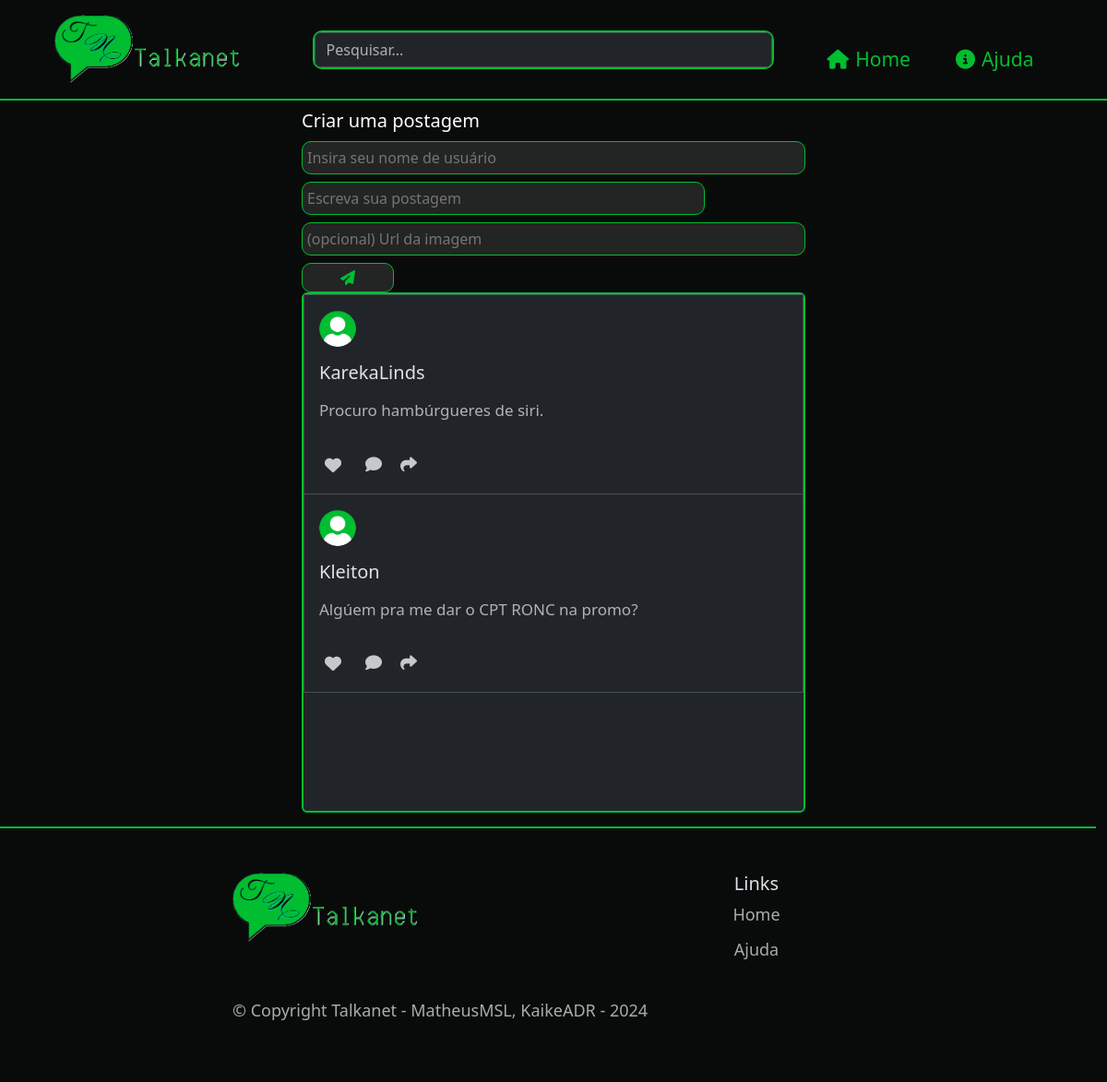
/, run on an earlier commit of the app's database.
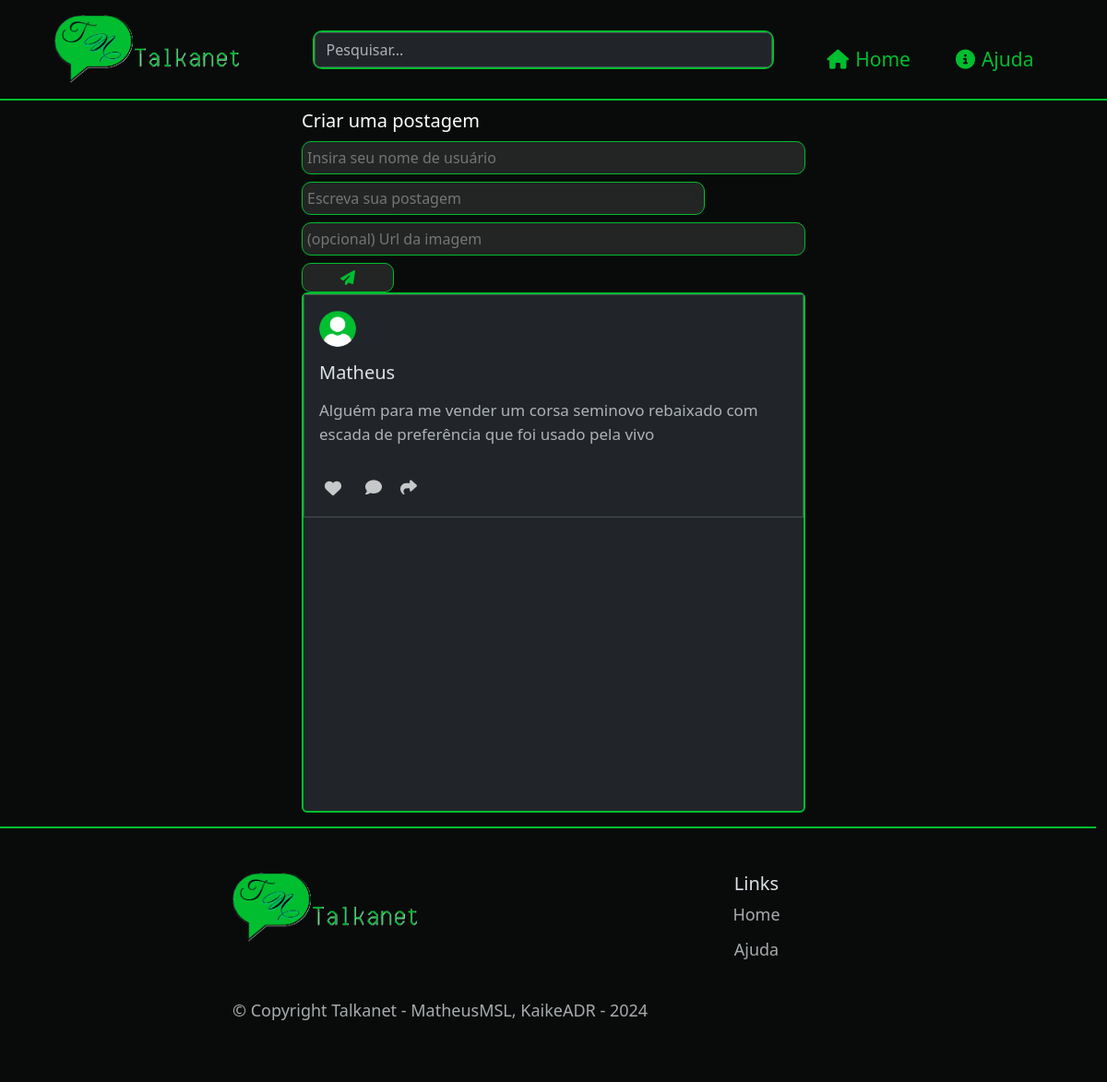
And on a later commit of the database.
### tables this page shows
CREATE TABLE `post` (
  `id` int(10) UNSIGNED NOT NULL,
  `username` varchar(50) DEFAULT NULL,
  `content` varchar(500) DEFAULT NULL
);

### config/process.php (called while the page is built, shortened)
<?php
    include_once("connection.php");
    include_once("url.php");
    $data = $_POST;
    if (!empty($data)) {
        if ($data["type"] === "create") {
            $uname = $data["username"];
            $content = $data["content"];
            $img_url = isset($data['img_url']) ? $data['img_url'] : '';
            $query = "INSERT INTO post (username, content, img_url) VALUES (:username, :content, :img_url)";
            $stmt = $conn->prepare($query);
            $stmt->bindParam(":username", $uname);
            $stmt->bindParam(":content", $content);
            $stmt->bindParam(":img_url", $img_url);
            try {
                $stmt->execute();
                $_SESSION["msg"] = "Postagem adicionada!";
            } catch(PDOException $e) {
                $error = $e->getMessage();
                echo "Erro: $error";
            }
            header("location:" . $BASE_URL . "../index.php");
        } elseif ($data["type"] === "comment") {
            $post_id = $data["post_id"];
            $uname = $data["username"];
            $comment = $data["comment"];
            $cmmnt_img_url = isset($data['cmmnt_img_url']) ? $data['cmmnt_img_url'] : '';
            $query = "INSERT INTO comments (post_id, username, comment, cmmnt_img_url) VALUES (:post_id, :username, :comment, :cmmnt_img_url)";
            $stmt = $conn->prepare($query);
            $stmt->bindParam(":post_id", $post_id);
            $stmt->bindParam(":username", $uname);
            $stmt->bindParam(":comment", $comment);
            $stmt->bindParam(":cmmnt_img_url", $cmmnt_img_url);
            try {
                $stmt->execute();
                $_SESSION["msg"] = "Comentário adicionado!";
            } catch(PDOException $e) {
                $error = $e->getMessage();
                echo "Erro: $error";
            }
            header("location:" . $BASE_URL . "../full-post.php?id=" . $post_id);
        }
    } else {
        if (!empty($id)) {
            $query = "SELECT * FROM post WHERE id = :id";
            $stmt = $conn->prepare($query);
            $stmt->bindParam(":id", $id);
            $stmt->execute();
            $post = $stmt->fetch();
        } else {
            $query = "SELECT * FROM post";
            $stmt = $conn->prepare($query);
            $stmt->execute();
            $posts = $stmt->fetchAll();
        }
    }
?>

### config/url.php (called while the page is built)
<?php
    $BASE_URL = "http://" . $_SERVER['SERVER_NAME'] . dirname($_SERVER["REQUEST_URI"]. '?') . '/';
?>

### index.php (the view, shortened to what this page needs)
<?php
    include_once("templates/header.php");
?>
    <main>
        <?php if(count($posts) > 0): ?>
            <div class="send-post-container">
                <h5 id="sendPostTitle">Criar uma postagem</h5>
                <form id="send-post" action="<?php $BASE_URL ?>config/process.php" method="post">
                    <input type="text" class="send-box" id="uname" name="username" placeholder="Insira seu nome de usuário" required autocomplete="username">
                    <input type="text" class="send-box" id="ctnt" name="content" placeholder="Escreva sua postagem" required autocomplete="off">
                    <input type="url" class="send-box" id="img" name="img_url" placeholder="(opcional) Url da imagem">
                    <button type="submit" id="send-submit"><i class="fa-solid fa-paper-plane"></i></button>
                </form>
            </div>
            <div class="d-flex flex-column flex-md-row gap-4 align-items-center justify-content-center">
                <div class="list-group">
                    <div id="posts-container">
                        <?php foreach ($posts as $post): ?>
                            <div class="list-group-item d-flex flex-md-column gap-3 py-3" id="single-post">
                                <img src="<?= $BASE_URL ?>img/profile.png" alt="Perfil" class="rounded-circle flex-shrink-0" id="profile-icon">
                                <h6 class="mb-0" id="post-uname"><?= $post["username"] ?></h6>
                                <p class="mb-0 opacity-75" id="post-content"><?= $post["content"] ?></p>
                                <div class="actions">
                                    <button onclick="heartClicked()" class="action-button" id="heart"><i class="fa-solid fa-heart"></i></button>
                                    <a href="<?= $BASE_URL ?>full-post.php?id=<?= $post["id"] ?>" class="action-button" id="comments">
                                        <i class="fa-solid fa-comment"></i>
                                    </a>
                                    <span class="action-button"><i class="fa-solid fa-share" id="share"></i></span>
                                </div>
                            </div>
                        <?php endforeach; ?>
                    </div>
                </div>
            </div>
        <?php endif; ?>
    </main>
<?php
    include_once("templates/footer.php");
?>

### templates/header.php (shortened to what this page needs)
<?php
	include_once("config/url.php");
	include_once("config/process.php");
?>
<!DOCTYPE html>
<html lang="pt-BR" data-bs-theme="dark">
	<head>
        <link rel="stylesheet" href="css/reset.css">
		<link rel="stylesheet" href="css/style.css">
        <link href="https://cdn.jsdelivr.net/npm/bootstrap@5.3.3/dist/css/bootstrap.min.css" rel="stylesheet">
        <link rel="stylesheet" href="https://cdnjs.cloudflare.com/ajax/libs/font-awesome/6.7.1/css/all.min.css" />
	</head>
	<body>
		<section class="page-control">
			<section class="header-wrapper">
				<header class="d-flex flex-wrap justify-content-center py-3" id="header">
					<div class="logo">
						<a href="./" class="d-flex align-items-center mb-3 mb-md-0 me-md-auto link-body-emphasis text-decoration-none">
							<img src="img/Talka.png" width="200px"></img>
						</a>
					</div>
					<div class="search-container">
						<form class="w-100 me-4" role="search">
							<input type="search" class="form-control"  id="search-input" name="search" placeholder="Pesquisar..." aria-label="Search">
						</form>
					</div>
					<ul class="nav nav-pills" id="navbar">
						<li class="nav-item"><a href="./" class="nav-link"><span class="text"><i class="fa-solid fa-house"></i>Home</span></a></li>
						<li class="nav-item"><a href="help.php" class="nav-link"><span class="text"><i class="fa-solid fa-circle-info"></i>Ajuda</span></a></li>
					</ul>
				</header>
			</section>

### templates/footer.php
<div class="footer-container">
    <footer class="row row-cols-1 row-cols-sm-2 row-cols-md-5 py-5">
        <div class="col mb-3">
            <a href="./" class="d-flex align-items-center mb-3 link-body-emphasis text-decoration-none">
                <img src="img/Talka.png" width="200px"></img>
            </a>
            <p class="text-body-secondary">&copy Copyright Talkanet - MatheusMSL, KaikeADR - 2024</p>
        </div>
        <div class="col mb-3">
        </div>
        <div class="col mb-3" id="links-container">
            <h5>Links</h5>
            <ul class="nav flex-column">
                <li class="nav-item mb-2"><a href="./" class="nav-link p-0 text-body-secondary">Home</a></li>
                <li class="nav-item mb-2"><a href="help.php" class="nav-link p-0 text-body-secondary">Ajuda</a></li>
            </ul>
        </div>
    </footer>
</section>
</body>
</html>

### css/style.css (style rules this page uses)
.page-control { min-height: 100vh; margin: 0; background-color: rgb(9, 11, 10); }
.header-wrapper { width: 100%; }
#header { min-height: 50px; border-bottom: 2px solid rgb(0, 190, 47); background-color: rgb(9, 11, 10); font-size: 21px; }
.logo { width: 250px; }
.search-container { margin: auto 30px; border: 2px solid rgb(0, 190, 47); border-radius: 10px; width: 500px; }
#navbar a { color: rgb(0, 190, 47); }
.nav-item { height: 30px; margin: auto 5px; }
#navbar i { margin: 7px; }
.text { padding-bottom: 5px; }
main { width: 65%; max-height: max-content; margin: 0 auto 15px auto; }
.send-post-container { margin: 0 auto; width: 70%; color: #FFFFFF; }
#sendPostTitle { margin: 10px 0; }
.send-box { width: 100%; padding: 5px; background-color: rgb(35, 36, 36); border: 1px solid rgb(0, 190, 47); border-radius: 10px; margin-bottom: 8px; }
#ctnt { width: 80%; }
#send-submit { background-color: rgb(35, 36, 36); color: rgb(0, 190, 47); border: 1px solid rgb(0, 190, 47); border-radius: 10px; width: 100px; padding: 3px; }
.list-group { width: 70%; height: max-content; background-color: rgb(33, 37, 41); border: 2px solid rgb(0, 190, 47); font-size: 18px; word-wrap: break-word; }
#posts-container { min-height: 70vh; }
#profile-icon { width: 40px; height: 40px; }
#post-uname { font-size: 20px; align-self: stretch; }
#post-content { font-size: 17px; }
.actions { width: min-content; display: flex; }
.action-button { margin-right: 20px; color: #FFFFFF; border: none; background: none; opacity: 75%; }
footer { font-size: 18px; padding: 20px; max-width: 100%; border-top: 2px solid rgb(0, 190, 47); justify-content: center; }
footer p { margin-top: 60px; margin-bottom: 0; width: max-content; }
#links-container { text-align: center; }

What changed in the data, as far as the page shows it:
removed post: username "KarekaLinds", content "Procuro hambúrgueres de siri."
removed post: username "Kleiton", content "Algúem pra me dar o CPT RONC na promo?"
added post: username "Matheus", content "Alguém para me vender um corsa seminovo rebaixado com escada de preferência que foi usado pela vivo"
